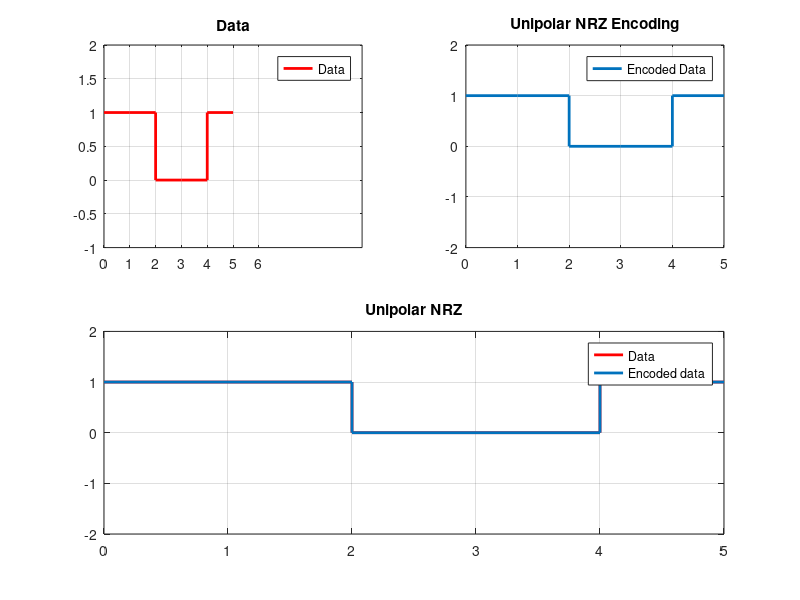
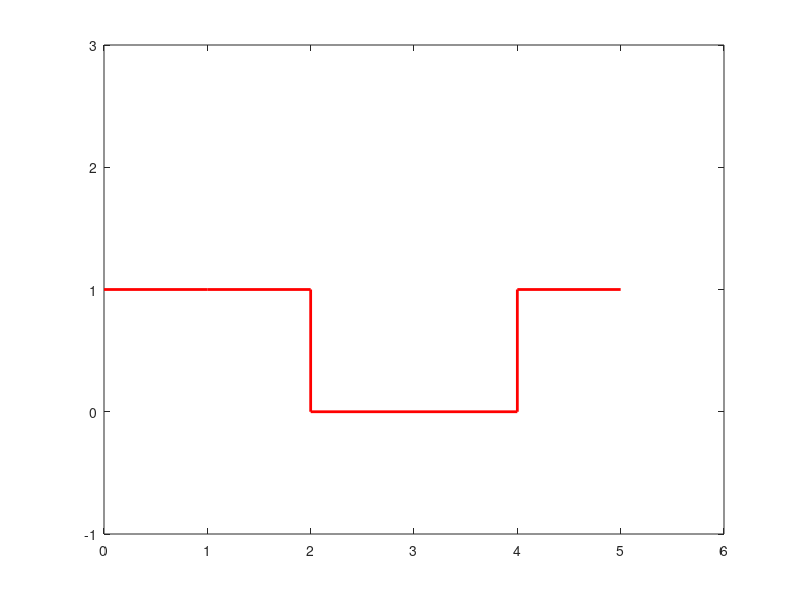

Here is the MATLAB script that generated these plots, in order:
%2017331108

data = [1 1 0 0 1];
n = length(data);

a2=[];
b2 = data(1:length(data))

a2(1:length(data)) = b2;
a2(n+1) = a2(n);

xs=0:length(a2)-1


x = [];
y = [];

for i=1:n
    x=[x i-1 i];
    if(data(i)==0)
        y=[y 0 0];
    else
        y=[y 1 1];
    end
end

subplot(2,2,1);
stairs(xs,a2,'r', 'linewidth', 2);
title('Data')
axis([0 length(y) -1 2])
xticks(0:1:length(a2))
legend("Data")
grid on

subplot(2,2,2);
plot(x,y, 'linewidth', 2);
axis([0,n,-2,2]);
title('Unipolar NRZ');
legend('data', 'Encoded data');
title('Unipolar NRZ Encoding')
legend("Encoded Data")
grid on


subplot(2,2,[3,4]);
stairs(xs,a2,'r','linewidth', 2);
hold on;

plot(x,y, 'linewidth', 2)
axis([0,n,-2,2]);
title('Unipolar NRZ');
legend('Data', 'Encoded data');
hold off
grid on;

%Decode
d = [];

for i=1:2:length(y)
  disp(i);
  if(y(i)==0)
    d=[d 0];
  else
    d=[d 1];
  end
end  
disp(d);
%d2=[];
%v2 = d(1:length(d))

%d2(1:length(d)) = v2;
%d2(5) = d2(4);
d(length(d)+1) = d(length(d));

%d(1) = d(2); 
xq=0:length(d)-1
figure(2)
stairs(xq,d,'r','linewidth',2)
axis([0, length(d), -1, 3]) 
%disp(data);

